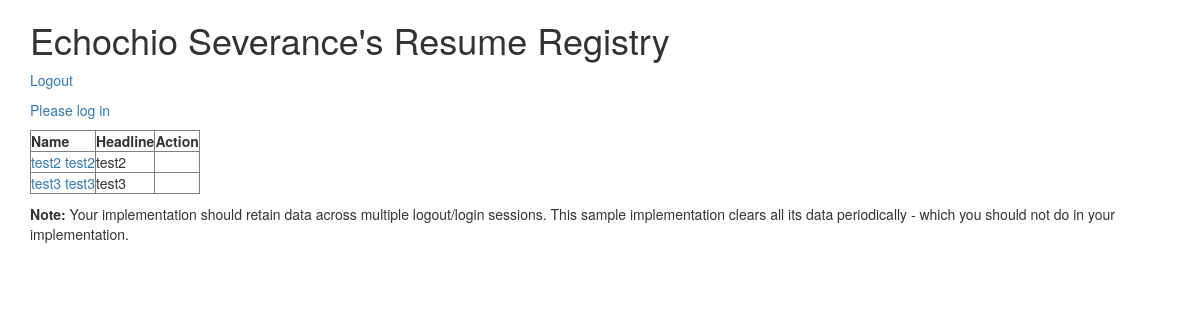
The app's page /res-profile/index.php with its own data.
### tables this page shows
CREATE TABLE `Profile` (
  `profile_id` int(11) NOT NULL AUTO_INCREMENT,
  `user_id` int(11) NOT NULL,
  `first_name` text DEFAULT NULL,
  `last_name` text DEFAULT NULL,
  `email` text DEFAULT NULL,
  `headline` text DEFAULT NULL,
  `summary` text DEFAULT NULL,
  PRIMARY KEY (`profile_id`),
  KEY `profile_ibfk_2` (`user_id`),
  CONSTRAINT `profile_ibfk_2` FOREIGN KEY (`user_id`) REFERENCES `users` (`user_id`) ON DELETE CASCADE ON UPDATE CASCADE
);

### res-profile/index.php (the view, shortened to what this page needs)
<?php
    require_once "pdo.php";
?>
<!DOCTYPE html>
<html>
<head>
<link rel="stylesheet"
    href="https://maxcdn.bootstrapcdn.com/bootstrap/3.3.6/css/bootstrap.min.css"
>
<link rel="stylesheet"
    href="https://maxcdn.bootstrapcdn.com/bootstrap/3.3.6/css/bootstrap-theme.min.css"
>
</head>
<body>
<div class="container">
<h1>Echochio Severance's Resume Registry</h1>
<?php
  echo '<p><a href="logout.php">Logout</a></p>';
  if ((! isset($_SESSION["id_email"]) && ! isset($_SESSION["id_pass"])) ) {
    echo '<p><a href="login.php">Please log in</a></p>';
    $stmt = $pdo->query("SELECT first_name, last_name, headline, profile_id, `user_id` FROM `Profile`");
    if ($stmt->rowCount(PDO::FETCH_ASSOC) != 0){
      echo_stmt_function($stmt,0);
    }
  }
function echo_stmt_function($stmt,$ligin){
  echo('<table border="1">');
  echo ('<tr><th>Name</th><th>Headline</th><th>Action</th><tr>');
  while ( $row = $stmt->fetch(PDO::FETCH_ASSOC) ) {
    echo "<tr><td>";
    echo('<a href="view.php?profile_id='.$row['profile_id'].'">'.$row['first_name'].' '.$row['last_name'].'</a>');
    echo("</td><td>");
    echo($row['headline']);
    echo("</td><td>");
    echo("</td></tr>\n");
  }
  echo '</table>';
  return ;
}
?>
<p>
<b>Note:</b> Your implementation should retain data across multiple
logout/login sessions.  This sample implementation clears all its
data periodically - which you should not do in your implementation.
</p>
</div>

### records on screen
profile: first_name "test2", last_name "test2", headline "test2"
profile: first_name "test3", last_name "test3", headline "test3"
